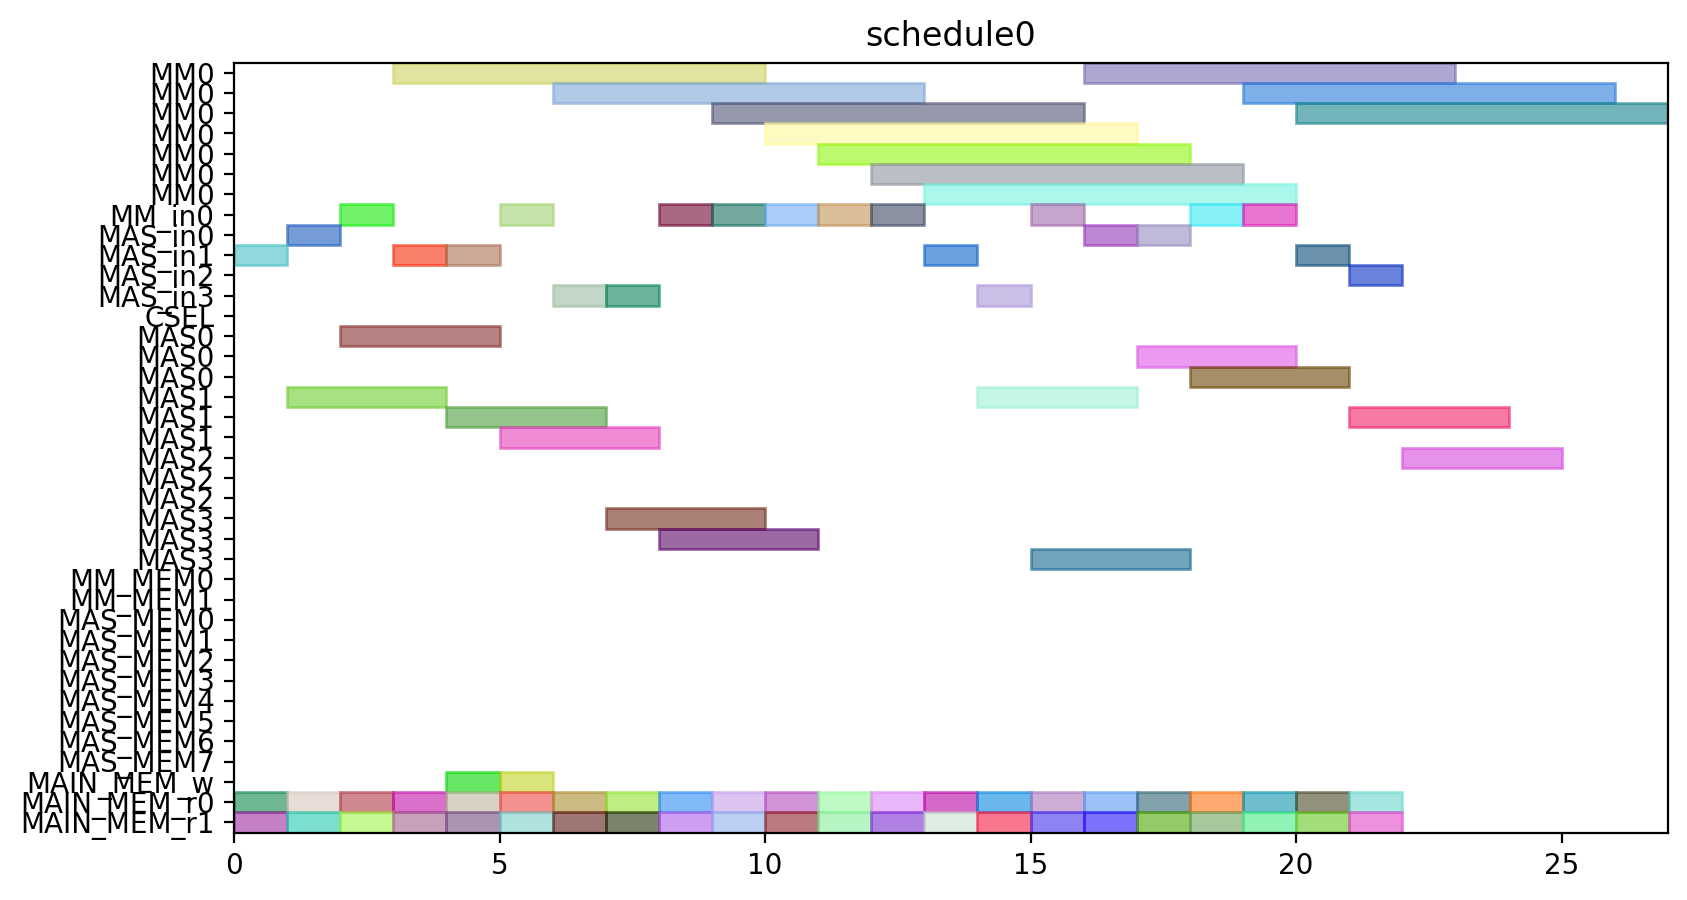

This chart was generated by the following Python code:
from pyschedule import Scenario, solvers, plotters, alt


def solve():
	horizon = 120
	S = Scenario("schedule0", horizon=horizon)

	# resource
	MM = S.Resources('MM', num=1, size=7)
	MM_in = S.Resources('MM_in', num=1)
	MAS_in = S.Resources('MAS_in', num=4)
	CSEL = S.Resource('CSEL')
	MAS = S.Resources('MAS', num=4, size=3, periods=range(1, horizon))
	MM_MEM = S.Resources('MM_MEM', num=2)
	MAS_MEM = S.Resources('MAS_MEM', num=8)
	MAIN_MEM_w = S.Resource('MAIN_MEM_w', size=1)
	MAIN_MEM_r = S.Resources('MAIN_MEM_r', num=2)

	# result of previous scheduling

	# new tasks
	c10_t0 = S.Task('c10_t0', length=7, delay_cost=1)
	c10_t0 += alt(MM)
	c10_t0_in = S.Task('c10_t0_in', length=1, delay_cost=1)
	c10_t0_in += alt(MM_in)
	S += c10_t0_in*MM_in[0]<=c10_t0*MM[0]
	c10_t0_mem0 = S.Task('c10_t0_mem0', length=1, delay_cost=1)
	c10_t0_mem0 += MAIN_MEM_r[0]
	S += c10_t0_mem0 <= c10_t0

	c10_t0_mem1 = S.Task('c10_t0_mem1', length=1, delay_cost=1)
	c10_t0_mem1 += MAIN_MEM_r[1]
	S += c10_t0_mem1 <= c10_t0

	c10_t1 = S.Task('c10_t1', length=7, delay_cost=1)
	c10_t1 += alt(MM)
	c10_t1_in = S.Task('c10_t1_in', length=1, delay_cost=1)
	c10_t1_in += alt(MM_in)
	S += c10_t1_in*MM_in[0]<=c10_t1*MM[0]
	c10_t1_mem0 = S.Task('c10_t1_mem0', length=1, delay_cost=1)
	c10_t1_mem0 += MAIN_MEM_r[0]
	S += c10_t1_mem0 <= c10_t1

	c10_t1_mem1 = S.Task('c10_t1_mem1', length=1, delay_cost=1)
	c10_t1_mem1 += MAIN_MEM_r[1]
	S += c10_t1_mem1 <= c10_t1

	c10_t2 = S.Task('c10_t2', length=3, delay_cost=1)
	c10_t2 += alt(MAS)
	c10_t2_in = S.Task('c10_t2_in', length=1, delay_cost=1)
	c10_t2_in += alt(MAS_in)
	S += c10_t2_in*MAS_in[0]<=c10_t2*MAS[0]

	S += c10_t2_in*MAS_in[1]<=c10_t2*MAS[1]

	S += c10_t2_in*MAS_in[2]<=c10_t2*MAS[2]

	S += c10_t2_in*MAS_in[3]<=c10_t2*MAS[3]

	c10_t2_mem0 = S.Task('c10_t2_mem0', length=1, delay_cost=1)
	c10_t2_mem0 += MAIN_MEM_r[0]
	S += c10_t2_mem0 <= c10_t2

	c10_t2_mem1 = S.Task('c10_t2_mem1', length=1, delay_cost=1)
	c10_t2_mem1 += MAIN_MEM_r[1]
	S += c10_t2_mem1 <= c10_t2

	c10_t3 = S.Task('c10_t3', length=3, delay_cost=1)
	c10_t3 += alt(MAS)
	c10_t3_in = S.Task('c10_t3_in', length=1, delay_cost=1)
	c10_t3_in += alt(MAS_in)
	S += c10_t3_in*MAS_in[0]<=c10_t3*MAS[0]

	S += c10_t3_in*MAS_in[1]<=c10_t3*MAS[1]

	S += c10_t3_in*MAS_in[2]<=c10_t3*MAS[2]

	S += c10_t3_in*MAS_in[3]<=c10_t3*MAS[3]

	c10_t3_mem0 = S.Task('c10_t3_mem0', length=1, delay_cost=1)
	c10_t3_mem0 += MAIN_MEM_r[0]
	S += c10_t3_mem0 <= c10_t3

	c10_t3_mem1 = S.Task('c10_t3_mem1', length=1, delay_cost=1)
	c10_t3_mem1 += MAIN_MEM_r[1]
	S += c10_t3_mem1 <= c10_t3

	c20_t0 = S.Task('c20_t0', length=7, delay_cost=1)
	c20_t0 += alt(MM)
	c20_t0_in = S.Task('c20_t0_in', length=1, delay_cost=1)
	c20_t0_in += alt(MM_in)
	S += c20_t0_in*MM_in[0]<=c20_t0*MM[0]
	c20_t0_mem0 = S.Task('c20_t0_mem0', length=1, delay_cost=1)
	c20_t0_mem0 += MAIN_MEM_r[0]
	S += c20_t0_mem0 <= c20_t0

	c20_t0_mem1 = S.Task('c20_t0_mem1', length=1, delay_cost=1)
	c20_t0_mem1 += MAIN_MEM_r[1]
	S += c20_t0_mem1 <= c20_t0

	c20_t1 = S.Task('c20_t1', length=7, delay_cost=1)
	c20_t1 += alt(MM)
	c20_t1_in = S.Task('c20_t1_in', length=1, delay_cost=1)
	c20_t1_in += alt(MM_in)
	S += c20_t1_in*MM_in[0]<=c20_t1*MM[0]
	c20_t1_mem0 = S.Task('c20_t1_mem0', length=1, delay_cost=1)
	c20_t1_mem0 += MAIN_MEM_r[0]
	S += c20_t1_mem0 <= c20_t1

	c20_t1_mem1 = S.Task('c20_t1_mem1', length=1, delay_cost=1)
	c20_t1_mem1 += MAIN_MEM_r[1]
	S += c20_t1_mem1 <= c20_t1

	c20_t2 = S.Task('c20_t2', length=3, delay_cost=1)
	c20_t2 += alt(MAS)
	c20_t2_in = S.Task('c20_t2_in', length=1, delay_cost=1)
	c20_t2_in += alt(MAS_in)
	S += c20_t2_in*MAS_in[0]<=c20_t2*MAS[0]

	S += c20_t2_in*MAS_in[1]<=c20_t2*MAS[1]

	S += c20_t2_in*MAS_in[2]<=c20_t2*MAS[2]

	S += c20_t2_in*MAS_in[3]<=c20_t2*MAS[3]

	c20_t2_mem0 = S.Task('c20_t2_mem0', length=1, delay_cost=1)
	c20_t2_mem0 += MAIN_MEM_r[0]
	S += c20_t2_mem0 <= c20_t2

	c20_t2_mem1 = S.Task('c20_t2_mem1', length=1, delay_cost=1)
	c20_t2_mem1 += MAIN_MEM_r[1]
	S += c20_t2_mem1 <= c20_t2

	c20_t3 = S.Task('c20_t3', length=3, delay_cost=1)
	c20_t3 += alt(MAS)
	c20_t3_in = S.Task('c20_t3_in', length=1, delay_cost=1)
	c20_t3_in += alt(MAS_in)
	S += c20_t3_in*MAS_in[0]<=c20_t3*MAS[0]

	S += c20_t3_in*MAS_in[1]<=c20_t3*MAS[1]

	S += c20_t3_in*MAS_in[2]<=c20_t3*MAS[2]

	S += c20_t3_in*MAS_in[3]<=c20_t3*MAS[3]

	c20_t3_mem0 = S.Task('c20_t3_mem0', length=1, delay_cost=1)
	c20_t3_mem0 += MAIN_MEM_r[0]
	S += c20_t3_mem0 <= c20_t3

	c20_t3_mem1 = S.Task('c20_t3_mem1', length=1, delay_cost=1)
	c20_t3_mem1 += MAIN_MEM_r[1]
	S += c20_t3_mem1 <= c20_t3

	c01_t0 = S.Task('c01_t0', length=7, delay_cost=1)
	c01_t0 += alt(MM)
	c01_t0_in = S.Task('c01_t0_in', length=1, delay_cost=1)
	c01_t0_in += alt(MM_in)
	S += c01_t0_in*MM_in[0]<=c01_t0*MM[0]
	c01_t0_mem0 = S.Task('c01_t0_mem0', length=1, delay_cost=1)
	c01_t0_mem0 += MAIN_MEM_r[0]
	S += c01_t0_mem0 <= c01_t0

	c01_t0_mem1 = S.Task('c01_t0_mem1', length=1, delay_cost=1)
	c01_t0_mem1 += MAIN_MEM_r[1]
	S += c01_t0_mem1 <= c01_t0

	c01_t1 = S.Task('c01_t1', length=7, delay_cost=1)
	c01_t1 += alt(MM)
	c01_t1_in = S.Task('c01_t1_in', length=1, delay_cost=1)
	c01_t1_in += alt(MM_in)
	S += c01_t1_in*MM_in[0]<=c01_t1*MM[0]
	c01_t1_mem0 = S.Task('c01_t1_mem0', length=1, delay_cost=1)
	c01_t1_mem0 += MAIN_MEM_r[0]
	S += c01_t1_mem0 <= c01_t1

	c01_t1_mem1 = S.Task('c01_t1_mem1', length=1, delay_cost=1)
	c01_t1_mem1 += MAIN_MEM_r[1]
	S += c01_t1_mem1 <= c01_t1

	c01_t2 = S.Task('c01_t2', length=3, delay_cost=1)
	c01_t2 += alt(MAS)
	c01_t2_in = S.Task('c01_t2_in', length=1, delay_cost=1)
	c01_t2_in += alt(MAS_in)
	S += c01_t2_in*MAS_in[0]<=c01_t2*MAS[0]

	S += c01_t2_in*MAS_in[1]<=c01_t2*MAS[1]

	S += c01_t2_in*MAS_in[2]<=c01_t2*MAS[2]

	S += c01_t2_in*MAS_in[3]<=c01_t2*MAS[3]

	c01_t2_mem0 = S.Task('c01_t2_mem0', length=1, delay_cost=1)
	c01_t2_mem0 += MAIN_MEM_r[0]
	S += c01_t2_mem0 <= c01_t2

	c01_t2_mem1 = S.Task('c01_t2_mem1', length=1, delay_cost=1)
	c01_t2_mem1 += MAIN_MEM_r[1]
	S += c01_t2_mem1 <= c01_t2

	c01_t3 = S.Task('c01_t3', length=3, delay_cost=1)
	c01_t3 += alt(MAS)
	c01_t3_in = S.Task('c01_t3_in', length=1, delay_cost=1)
	c01_t3_in += alt(MAS_in)
	S += c01_t3_in*MAS_in[0]<=c01_t3*MAS[0]

	S += c01_t3_in*MAS_in[1]<=c01_t3*MAS[1]

	S += c01_t3_in*MAS_in[2]<=c01_t3*MAS[2]

	S += c01_t3_in*MAS_in[3]<=c01_t3*MAS[3]

	c01_t3_mem0 = S.Task('c01_t3_mem0', length=1, delay_cost=1)
	c01_t3_mem0 += MAIN_MEM_r[0]
	S += c01_t3_mem0 <= c01_t3

	c01_t3_mem1 = S.Task('c01_t3_mem1', length=1, delay_cost=1)
	c01_t3_mem1 += MAIN_MEM_r[1]
	S += c01_t3_mem1 <= c01_t3

	c11_t0 = S.Task('c11_t0', length=7, delay_cost=1)
	c11_t0 += alt(MM)
	c11_t0_in = S.Task('c11_t0_in', length=1, delay_cost=1)
	c11_t0_in += alt(MM_in)
	S += c11_t0_in*MM_in[0]<=c11_t0*MM[0]
	c11_t0_mem0 = S.Task('c11_t0_mem0', length=1, delay_cost=1)
	c11_t0_mem0 += MAIN_MEM_r[0]
	S += c11_t0_mem0 <= c11_t0

	c11_t0_mem1 = S.Task('c11_t0_mem1', length=1, delay_cost=1)
	c11_t0_mem1 += MAIN_MEM_r[1]
	S += c11_t0_mem1 <= c11_t0

	c11_t1 = S.Task('c11_t1', length=7, delay_cost=1)
	c11_t1 += alt(MM)
	c11_t1_in = S.Task('c11_t1_in', length=1, delay_cost=1)
	c11_t1_in += alt(MM_in)
	S += c11_t1_in*MM_in[0]<=c11_t1*MM[0]
	c11_t1_mem0 = S.Task('c11_t1_mem0', length=1, delay_cost=1)
	c11_t1_mem0 += MAIN_MEM_r[0]
	S += c11_t1_mem0 <= c11_t1

	c11_t1_mem1 = S.Task('c11_t1_mem1', length=1, delay_cost=1)
	c11_t1_mem1 += MAIN_MEM_r[1]
	S += c11_t1_mem1 <= c11_t1

	c11_t2 = S.Task('c11_t2', length=3, delay_cost=1)
	c11_t2 += alt(MAS)
	c11_t2_in = S.Task('c11_t2_in', length=1, delay_cost=1)
	c11_t2_in += alt(MAS_in)
	S += c11_t2_in*MAS_in[0]<=c11_t2*MAS[0]

	S += c11_t2_in*MAS_in[1]<=c11_t2*MAS[1]

	S += c11_t2_in*MAS_in[2]<=c11_t2*MAS[2]

	S += c11_t2_in*MAS_in[3]<=c11_t2*MAS[3]

	c11_t2_mem0 = S.Task('c11_t2_mem0', length=1, delay_cost=1)
	c11_t2_mem0 += MAIN_MEM_r[0]
	S += c11_t2_mem0 <= c11_t2

	c11_t2_mem1 = S.Task('c11_t2_mem1', length=1, delay_cost=1)
	c11_t2_mem1 += MAIN_MEM_r[1]
	S += c11_t2_mem1 <= c11_t2

	c11_t3 = S.Task('c11_t3', length=3, delay_cost=1)
	c11_t3 += alt(MAS)
	c11_t3_in = S.Task('c11_t3_in', length=1, delay_cost=1)
	c11_t3_in += alt(MAS_in)
	S += c11_t3_in*MAS_in[0]<=c11_t3*MAS[0]

	S += c11_t3_in*MAS_in[1]<=c11_t3*MAS[1]

	S += c11_t3_in*MAS_in[2]<=c11_t3*MAS[2]

	S += c11_t3_in*MAS_in[3]<=c11_t3*MAS[3]

	c11_t3_mem0 = S.Task('c11_t3_mem0', length=1, delay_cost=1)
	c11_t3_mem0 += MAIN_MEM_r[0]
	S += c11_t3_mem0 <= c11_t3

	c11_t3_mem1 = S.Task('c11_t3_mem1', length=1, delay_cost=1)
	c11_t3_mem1 += MAIN_MEM_r[1]
	S += c11_t3_mem1 <= c11_t3

	c21_t0 = S.Task('c21_t0', length=7, delay_cost=1)
	c21_t0 += alt(MM)
	c21_t0_in = S.Task('c21_t0_in', length=1, delay_cost=1)
	c21_t0_in += alt(MM_in)
	S += c21_t0_in*MM_in[0]<=c21_t0*MM[0]
	c21_t0_mem0 = S.Task('c21_t0_mem0', length=1, delay_cost=1)
	c21_t0_mem0 += MAIN_MEM_r[0]
	S += c21_t0_mem0 <= c21_t0

	c21_t0_mem1 = S.Task('c21_t0_mem1', length=1, delay_cost=1)
	c21_t0_mem1 += MAIN_MEM_r[1]
	S += c21_t0_mem1 <= c21_t0

	c21_t1 = S.Task('c21_t1', length=7, delay_cost=1)
	c21_t1 += alt(MM)
	c21_t1_in = S.Task('c21_t1_in', length=1, delay_cost=1)
	c21_t1_in += alt(MM_in)
	S += c21_t1_in*MM_in[0]<=c21_t1*MM[0]
	c21_t1_mem0 = S.Task('c21_t1_mem0', length=1, delay_cost=1)
	c21_t1_mem0 += MAIN_MEM_r[0]
	S += c21_t1_mem0 <= c21_t1

	c21_t1_mem1 = S.Task('c21_t1_mem1', length=1, delay_cost=1)
	c21_t1_mem1 += MAIN_MEM_r[1]
	S += c21_t1_mem1 <= c21_t1

	c21_t2 = S.Task('c21_t2', length=3, delay_cost=1)
	c21_t2 += alt(MAS)
	c21_t2_in = S.Task('c21_t2_in', length=1, delay_cost=1)
	c21_t2_in += alt(MAS_in)
	S += c21_t2_in*MAS_in[0]<=c21_t2*MAS[0]

	S += c21_t2_in*MAS_in[1]<=c21_t2*MAS[1]

	S += c21_t2_in*MAS_in[2]<=c21_t2*MAS[2]

	S += c21_t2_in*MAS_in[3]<=c21_t2*MAS[3]

	c21_t2_mem0 = S.Task('c21_t2_mem0', length=1, delay_cost=1)
	c21_t2_mem0 += MAIN_MEM_r[0]
	S += c21_t2_mem0 <= c21_t2

	c21_t2_mem1 = S.Task('c21_t2_mem1', length=1, delay_cost=1)
	c21_t2_mem1 += MAIN_MEM_r[1]
	S += c21_t2_mem1 <= c21_t2

	c21_t3 = S.Task('c21_t3', length=3, delay_cost=1)
	c21_t3 += alt(MAS)
	c21_t3_in = S.Task('c21_t3_in', length=1, delay_cost=1)
	c21_t3_in += alt(MAS_in)
	S += c21_t3_in*MAS_in[0]<=c21_t3*MAS[0]

	S += c21_t3_in*MAS_in[1]<=c21_t3*MAS[1]

	S += c21_t3_in*MAS_in[2]<=c21_t3*MAS[2]

	S += c21_t3_in*MAS_in[3]<=c21_t3*MAS[3]

	c21_t3_mem0 = S.Task('c21_t3_mem0', length=1, delay_cost=1)
	c21_t3_mem0 += MAIN_MEM_r[0]
	S += c21_t3_mem0 <= c21_t3

	c21_t3_mem1 = S.Task('c21_t3_mem1', length=1, delay_cost=1)
	c21_t3_mem1 += MAIN_MEM_r[1]
	S += c21_t3_mem1 <= c21_t3

	c000 = S.Task('c000', length=3, delay_cost=1)
	c000 += alt(MAS)
	c000_in = S.Task('c000_in', length=1, delay_cost=1)
	c000_in += alt(MAS_in)
	S += c000_in*MAS_in[0]<=c000*MAS[0]

	S += c000_in*MAS_in[1]<=c000*MAS[1]

	S += c000_in*MAS_in[2]<=c000*MAS[2]

	S += c000_in*MAS_in[3]<=c000*MAS[3]

	S += 0<c000

	c000_w = S.Task('c000_w', length=1, delay_cost=1)
	c000_w += alt(MAIN_MEM_w)
	S += c000 <= c000_w

	c000_mem0 = S.Task('c000_mem0', length=1, delay_cost=1)
	c000_mem0 += MAIN_MEM_r[0]
	S += c000_mem0 <= c000

	c000_mem1 = S.Task('c000_mem1', length=1, delay_cost=1)
	c000_mem1 += MAIN_MEM_r[1]
	S += c000_mem1 <= c000

	c001 = S.Task('c001', length=3, delay_cost=1)
	c001 += alt(MAS)
	c001_in = S.Task('c001_in', length=1, delay_cost=1)
	c001_in += alt(MAS_in)
	S += c001_in*MAS_in[0]<=c001*MAS[0]

	S += c001_in*MAS_in[1]<=c001*MAS[1]

	S += c001_in*MAS_in[2]<=c001*MAS[2]

	S += c001_in*MAS_in[3]<=c001*MAS[3]

	S += 0<c001

	c001_w = S.Task('c001_w', length=1, delay_cost=1)
	c001_w += alt(MAIN_MEM_w)
	S += c001 <= c001_w

	c001_mem0 = S.Task('c001_mem0', length=1, delay_cost=1)
	c001_mem0 += MAIN_MEM_r[0]
	S += c001_mem0 <= c001

	c001_mem1 = S.Task('c001_mem1', length=1, delay_cost=1)
	c001_mem1 += MAIN_MEM_r[1]
	S += c001_mem1 <= c001

	solvers.mip.solve(S,msg=1,kind='CPLEX',ratio_gap=1.01)

	solution = [['hoge']*len(S.solution()[1]) for i in range(len(S.solution()))]
	for i in range(len(S.solution())):
		for j in range(len(S.solution()[i])):
			solution[i][j]=str(S.solution()[i][j])
	print(solution)

	cycles = int(solution[-1][3])

	pic_file_name = "/home/mfukuda/ABE/multiRAM_multiMAS_16mux/scheduling_result/stage7MM1_stage3MAS4/FROB/schedule0.png"
	if(S.solution() != []):
		plotters.matplotlib.plot(S,img_filename=pic_file_name, show_task_labels=False, fig_size=(cycles*0.25+3, 5))

	return solution
